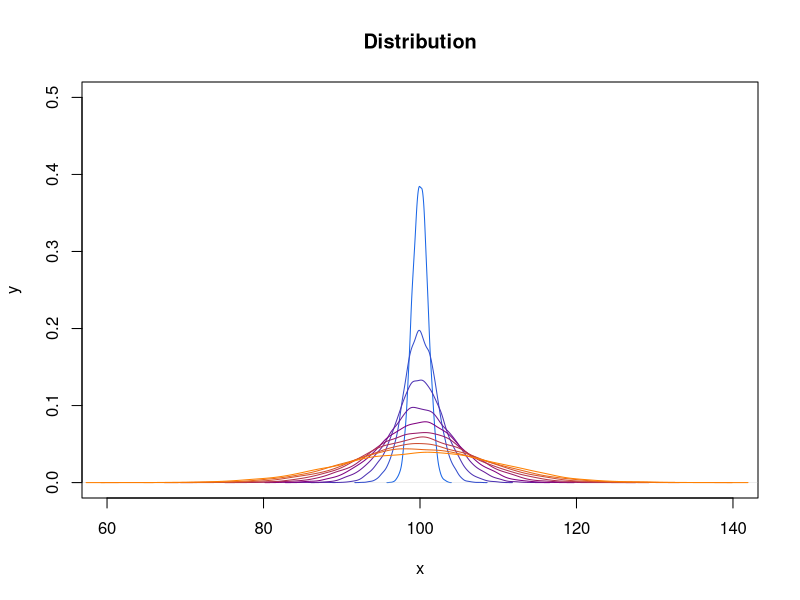
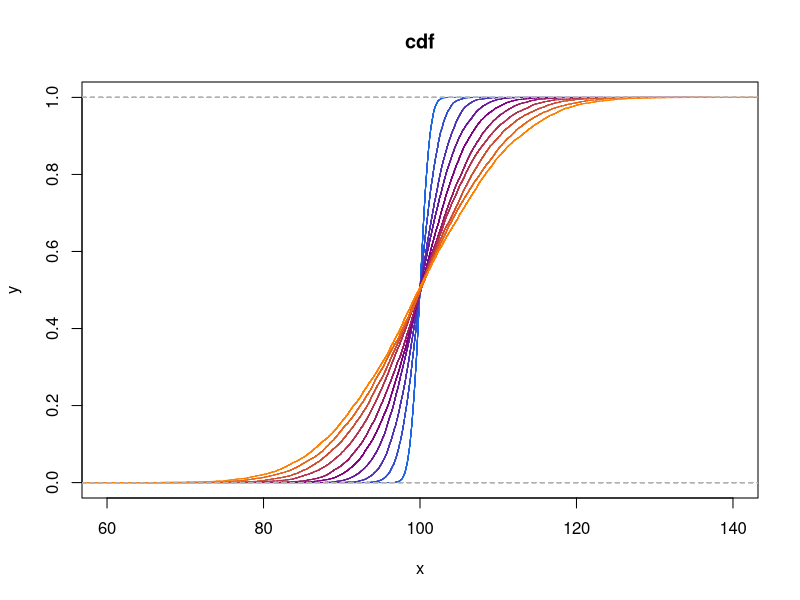

R code for these plots, in order:
## ---- chunk 1
distribution.change <- function(n,m){
  # pdf
for (sd in 1:10){
  if (sd==1){
    plot(density(sort(rnorm(n,m,sd))),"Distribution", xlab = "x", ylab = 'y',col= rgb(sd/10,abs((5-sd)/10),1-(sd/10)), ylim=c(0,0.5),xlim=c(m-40,m+40))
  } else{
    lines(density(sort(rnorm(n,m,sd))),col=rgb(sd/10,abs((5-sd)/10),1-(sd/10)))
  }
}
  
  #cdf
for (sd in 1:10){
    if (sd==1){
    plot(ecdf(rnorm(n,m,sd)),main='cdf', xlab = "x", ylab = 'y',col= rgb(sd/10,abs((5-sd)/10),1-(sd/10)), ylim=c(0,1),xlim=c(m-40,m+40))
  } else{
    lines(ecdf(rnorm(n,m,sd)),col=rgb(sd/10,abs((5-sd)/10),1-(sd/10)))
  }
}
}
distribution.change(10000,100)
